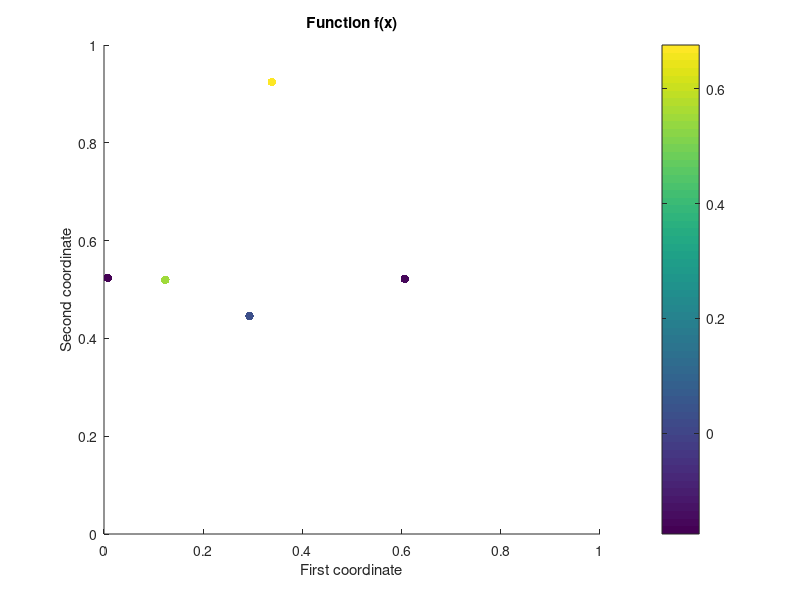

Recreate this plot in MATLAB.
clearvars
close all
clc

disp(' ')
disp('==============================================')
disp(' Project supported by the Centro de Modelamiento Matematico (Chile)')
disp(' Interpolating over the Logarithmic Cube [0,1] x[0,1]')
disp('==============================================')
disp(' ')

m      = input('Enter the number of input points on the Cube: ');


% Create dataset
D = rand(m, 2);
f = sin(10*pi*D(:,1)) .* cos(10*pi*D(:,2));


scatter(D(:,1), D(:,2), 40, f, 'filled')
colorbar;
title('Function f(x)')
xlabel('First coordinate'); ylabel('Second coordinate')
xlim([0 1]); ylim([0 1])
